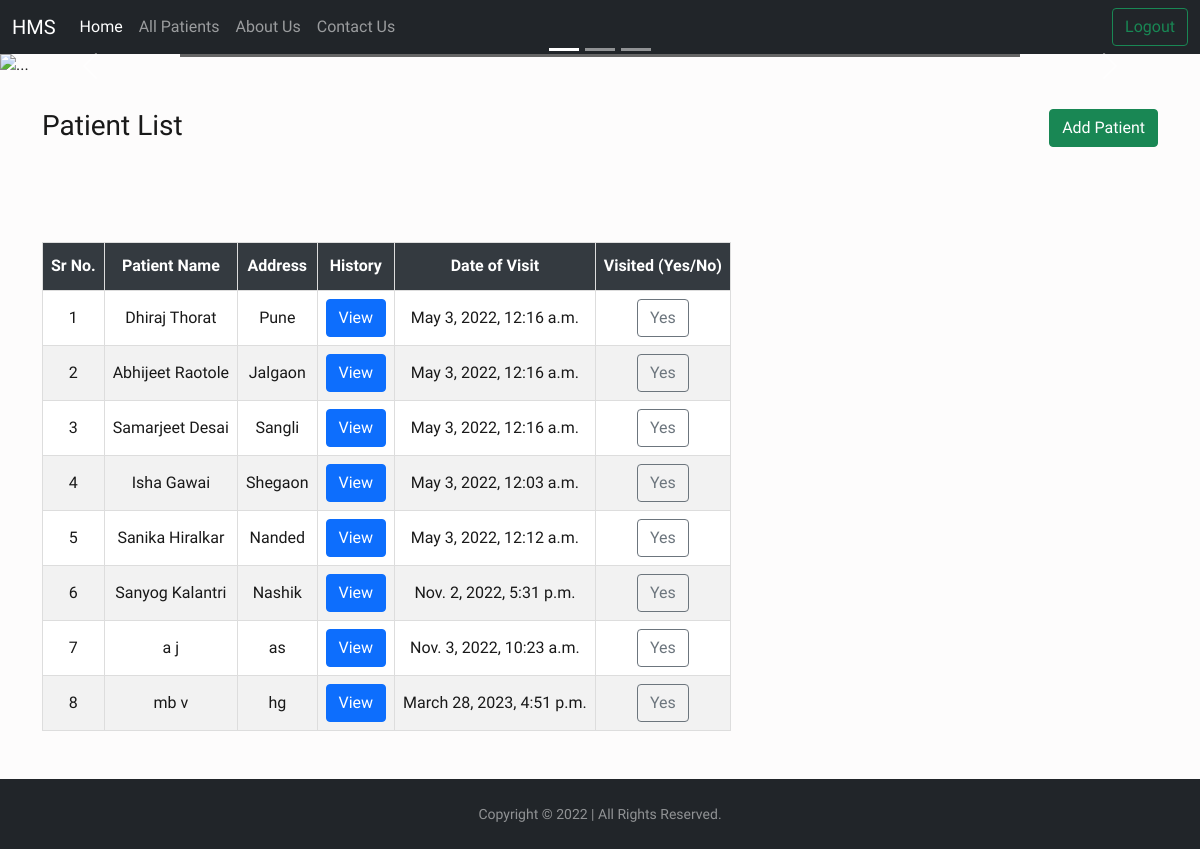
The page /patient/ on the database its author committed.
### patient/models.py (models this page shows)
class Patient(models.Model):
   name = models.CharField(max_length=300)
   gender = models.CharField(max_length=10)
   email = models.EmailField(null=True,blank=True)
   address = models.TextField(null=True,blank=True)
   date_of_Birth = models.DateField(null=True,blank=True)
   height = models.IntegerField(default=0)
   weight = models.IntegerField(default=0)
   reason = models.TextField(null=True,blank=True)
   notvisited = models.BooleanField(default=True)
   dateofvisit = models.DateTimeField(null=True,blank=True)
   def __str__(self):
    return self.name

### patient/views.py (the view)
# urls.py: path('',views.home,name="home"),
def home(request):
    allpatients = Patient.objects.filter(notvisited=True)
    allhistorys = History.objects.all()
    params = {'allpatients':allpatients,'allhistorys':allhistorys}
    return render(request,'dashboard.html',params)

### templates/dashboard.html (shortened to what this page needs)
<!doctype html>
<html lang="en">
<head>
    <link href="https://cdn.jsdelivr.net/npm/bootstrap@5.1.3/dist/css/bootstrap.min.css" rel="stylesheet"
>
    <link rel="stylesheet" type="text/css" href="https://cdn.datatables.net/v/dt/dt-1.11.5/datatables.min.css" />
</head>
<body>
    <nav class="navbar navbar-expand-lg navbar-dark bg-dark">
        <div class="container-fluid">
            <a class="navbar-brand" href="{% url 'home' %}">HMS</a>
            <div class="collapse navbar-collapse" id="navbarSupportedContent">
                <ul class="navbar-nav me-auto mb-2 mb-lg-0">
                    <li class="nav-item">
                        <a class="nav-link active" aria-current="page" href="{% url 'home' %}">Home</a>
                    </li>
                    <li class="nav-item">
                        <a class="nav-link" href="{% url 'allpatients' %}">All Patients</a>
                    </li>
                    <li class="nav-item">
                        <a class="nav-link" href="{% url 'about' %}">About Us</a>
                    </li>
                    <li class="nav-item">
                        <a class="nav-link" href="{% url 'contact' %}">Contact Us</a>
                    </li>
                </ul>
                <button type="button" class="btn btn-outline-success" data-bs-toggle="modal"
                    data-bs-target="#exampleModal">
                    Logout
                </button>
            </div>
        </div>
    </nav>
    <div id="carouselExampleCaptions" class="carousel slide" data-bs-ride="carousel">
        <div class="carousel-indicators">
            <button type="button" data-bs-target="#carouselExampleCaptions" data-bs-slide-to="0" class="active"
                aria-current="true" aria-label="Slide 1"></button>
            <button type="button" data-bs-target="#carouselExampleCaptions" data-bs-slide-to="1"
                aria-label="Slide 2"></button>
            <button type="button" data-bs-target="#carouselExampleCaptions" data-bs-slide-to="2"
                aria-label="Slide 3"></button>
        </div>
        <div class="carousel-inner">
            <div class="carousel-item active">
                <img src="https://source.unsplash.com/random/1500x500/?hospital" class="d-block w-100" alt="...">
                <div class="carousel-caption d-none d-md-block" style="background-color: black;opacity: 0.6;">
                </div>
            </div>
        </div>
        <button class="carousel-control-prev" type="button" data-bs-target="#carouselExampleCaptions"
            data-bs-slide="prev">
            <span class="carousel-control-prev-icon" aria-hidden="true"></span>
        </button>
        <button class="carousel-control-next" type="button" data-bs-target="#carouselExampleCaptions"
            data-bs-slide="next">
            <span class="carousel-control-next-icon" aria-hidden="true"></span>
        </button>
    </div>
    <div class="container" style="margin-top: 2rem;">
        <div style="margin: 20px 0px;">
            <h3 style="display: inline;">Patient List</h2>
                <a href="{% url 'addpatient' %}">
                    <button style="float: right;" class="btn btn-success">Add Patient</button>
                </a>
        </div>
        <table id="dataTable" style="text-align: center;margin-top: 100px;">
            <thead>
                <tr>
                    <th style="text-align: center;">Sr No.</th>
                    <th style="text-align: center;">Patient Name</th>
                    <th style="text-align: center;">Address</th>
                    <th style="text-align: center;">History</th>
                    <th style="text-align: center;">Date of Visit</th>
                    <th style="text-align: center;">Visited (Yes/No)</th>
                </tr>
            </thead>
            <tbody>
                {% for i in allpatients %}
                <tr>
                    <td>{{forloop.counter}}</td>
                    <td>{{i.name}}</td>
                    <td>{{i.address}}</td>
                    <td>
                        <center><button type="button" class="btn btn-primary" data-bs-toggle="modal"
                                data-bs-target="#exampleModal{{i.id}}">
                                View
                            </button></center>
                    </td>
                    <td>{{i.dateofvisit}}</td>
                    <td>
                        <center>
                            <form action="{% url 'visited' %}" method="post">
                                <button type="submit" class="btn btn-outline-secondary">Yes</button>
                            </form>
                        </center>
                    </td>
                </tr>
                {% endfor %}
            </tbody>
        </table>
    </div>
    <footer id="sticky-footer" class="flex-shrink-0 py-4 bg-dark text-white-50" style="margin-top: 3rem ;">
        <div class="container text-center">
            <small>Copyright &copy; 2022 | All Rights Reserved.</small>
        </div>
    </footer>
</body>
</html>

### templates/dashboard.html (style rules this page uses)
* { margin: 0; padding: 0; box-sizing: border-box; }
html, body { height: 100%; }
body { background: #fdfcfc; color: rgba(0, 0, 0, 0.9); font-family: "Work Sans", sans-serif; font-size: 16px; line-height: 1.4; }
#dataTable td, #dataTable th { border: 1px solid #ddd; padding: 8px; }
#dataTable tr { transition: transform 0.3s ease-in-out; }
#dataTable tr:nth-child(odd) { background-color: white; }
#dataTable tr:nth-child(even) { background-color: #f2f2f2; }
#dataTable th { padding-top: 12px; padding-bottom: 12px; text-align: left; background-color: #343a40; color: white; }

### rows shown on the page
Patient: name "Dhiraj Thorat", address "Pune", dateofvisit "May 3, 2022, 12:16 a.m."
Patient: name "Abhijeet Raotole", address "Jalgaon", dateofvisit "May 3, 2022, 12:16 a.m."
Patient: name "Samarjeet Desai", address "Sangli", dateofvisit "May 3, 2022, 12:16 a.m."
Patient: name "Isha Gawai", address "Shegaon", dateofvisit "May 3, 2022, 12:03 a.m."
Patient: name "Sanika Hiralkar", address "Nanded", dateofvisit "May 3, 2022, 12:12 a.m."
Patient: name "Sanyog Kalantri", address "Nashik", dateofvisit "Nov. 2, 2022, 5:31 p.m."
Patient: name "a j", address "as", dateofvisit "Nov. 3, 2022, 10:23 a.m."
Patient: name "mb v", address "hg", dateofvisit "March 28, 2023, 4:51 p.m."
